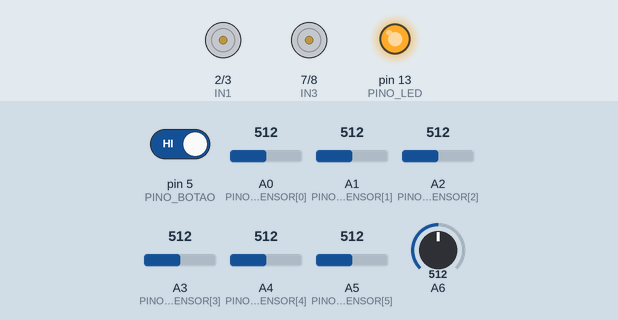
The sketch below on a simulated Arduino Uno, built with avr-gcc and run on an emulated ATmega328P. On the bench: motor-driver pin pairs drawn as motors (green arrow = first pin HIGH = forward, orange = second pin HIGH = backward, longer = more drive, scaled by the enable pin), output pins drawn as LEDs (lit = HIGH). The test bench sets the inputs (shaded band); at power-on: pin 5 (PINO_BOTAO) HIGH, A0 (PINOS_SENSOR[0]) = 512, A1 (PINOS_SENSOR[1]) = 512, A2 (PINOS_SENSOR[2]) = 512, A3 (PINOS_SENSOR[3]) = 512, A4 (PINOS_SENSOR[4]) = 512, A5 (PINOS_SENSOR[5]) = 512, A6 = 512.

Above: at 3.8 s.
3.9 s: pin 5 (PINO_BOTAO) driven HIGH
At 5.7 s:
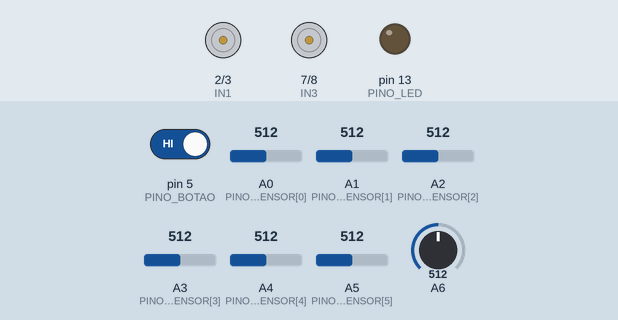
6.5 s: pin 5 (PINO_BOTAO) driven LOW
At 7.1 s:
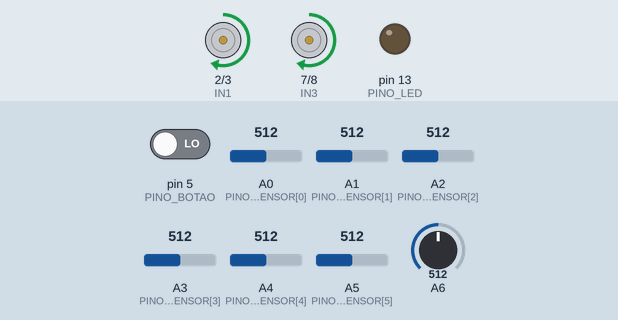
Timing chart, 0 to 9.5 s (numbered marks = the images above; inputs shaded):
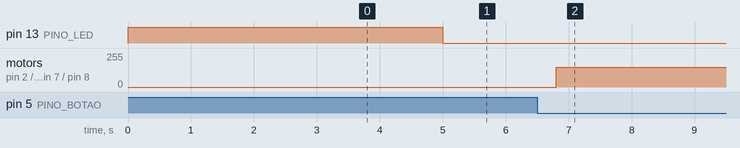

Measured:
- after the input at 6.5 s, motor on pin 2 (IN1) / pin 3 (IN2), motor on pin 7 (IN3) / pin 8 (IN4): stopped → forward 150/255 after 0.30 s

The sketch:

03_onoff_basico.ino
```cpp
/*
 * EVOLUTIVO SEGUIDOR 03 — Primeiro robô que anda: liga/desliga por faixas
 * Objetivo: fechar o ciclo completo sensor -> decisão -> motores.
 * O robô segue a linha "serpenteando" — comportamento esperado desta técnica.
 *
 * Largada: pressione o botão (pino 5). Calibração automática ao ligar.
 */

// ---------- AJUSTES ----------
const int VEL_CRUZEIRO   = 150;  // velocidade nas retas
const int VEL_CORRECAO   = 200;  // roda externa na correção leve
const int VEL_REDUZIDA   = 80;   // roda interna na correção leve
const int VEL_MINIMA     = 0;    // roda interna na correção forte
// -----------------------------

const int PINOS_SENSOR[8] = {A0, A1, A2, A3, A4, A5, 4, 6};
const int IN1 = 2, IN2 = 3, ENA = 9;
const int IN3 = 7, IN4 = 8, ENB = 10;
const int PINO_BOTAO = 5;
const int PINO_LED = 13;

int minimo[8], maximo[8];

void calibrar() {
  for (int i = 0; i < 8; i++) { minimo[i] = 1023; maximo[i] = 0; }
  digitalWrite(PINO_LED, HIGH);
  long inicio = millis();
  while (millis() - inicio < 5000) {
    for (int i = 0; i < 8; i++) {
      int leitura = analogRead(PINOS_SENSOR[i]);
      if (leitura < minimo[i]) minimo[i] = leitura;
      if (leitura > maximo[i]) maximo[i] = leitura;
    }
  }
  digitalWrite(PINO_LED, LOW);
}

// true se o canal i está vendo a linha branca
bool vendoLinha(int i) {
  int leitura = analogRead(PINOS_SENSOR[i]);
  leitura = constrain(leitura, minimo[i], maximo[i]);
  int norm = 1000 - map(leitura, minimo[i], maximo[i], 0, 1000);
  return norm > 500;
}

void motores(int velEsq, int velDir) {
  digitalWrite(IN1, velEsq >= 0 ? HIGH : LOW);
  digitalWrite(IN2, velEsq >= 0 ? LOW : HIGH);
  analogWrite(ENA, abs(velEsq));
  digitalWrite(IN3, velDir >= 0 ? HIGH : LOW);
  digitalWrite(IN4, velDir >= 0 ? LOW : HIGH);
  analogWrite(ENB, abs(velDir));
}

void aguardarBotao() {
  while (digitalRead(PINO_BOTAO) == HIGH) { }  // espera pressionar (pull-up)
  delay(300);                                  // debounce simples de largada
}

void setup() {
  pinMode(IN1, OUTPUT); pinMode(IN2, OUTPUT); pinMode(ENA, OUTPUT);
  pinMode(IN3, OUTPUT); pinMode(IN4, OUTPUT); pinMode(ENB, OUTPUT);
  pinMode(PINO_BOTAO, INPUT_PULLUP);
  pinMode(PINO_LED, OUTPUT);
  calibrar();
  aguardarBotao();
}

void loop() {
  // Decisão por faixas: qual grupo de sensores vê a linha?
  if (vendoLinha(3) || vendoLinha(4)) {
    motores(VEL_CRUZEIRO, VEL_CRUZEIRO);          // centro: segue reto
  } else if (vendoLinha(2)) {
    motores(VEL_REDUZIDA, VEL_CORRECAO);          // pouco à esquerda
  } else if (vendoLinha(1) || vendoLinha(0)) {
    motores(VEL_MINIMA, VEL_CORRECAO);            // muito à esquerda
  } else if (vendoLinha(5)) {
    motores(VEL_CORRECAO, VEL_REDUZIDA);          // pouco à direita
  } else if (vendoLinha(6) || vendoLinha(7)) {
    motores(VEL_CORRECAO, VEL_MINIMA);            // muito à direita
  }
  // Se nenhum sensor vê a linha, mantém o último comando (o robô continua
  // a manobra em curso) — melhorar isso é um ótimo exercício!
}
```
